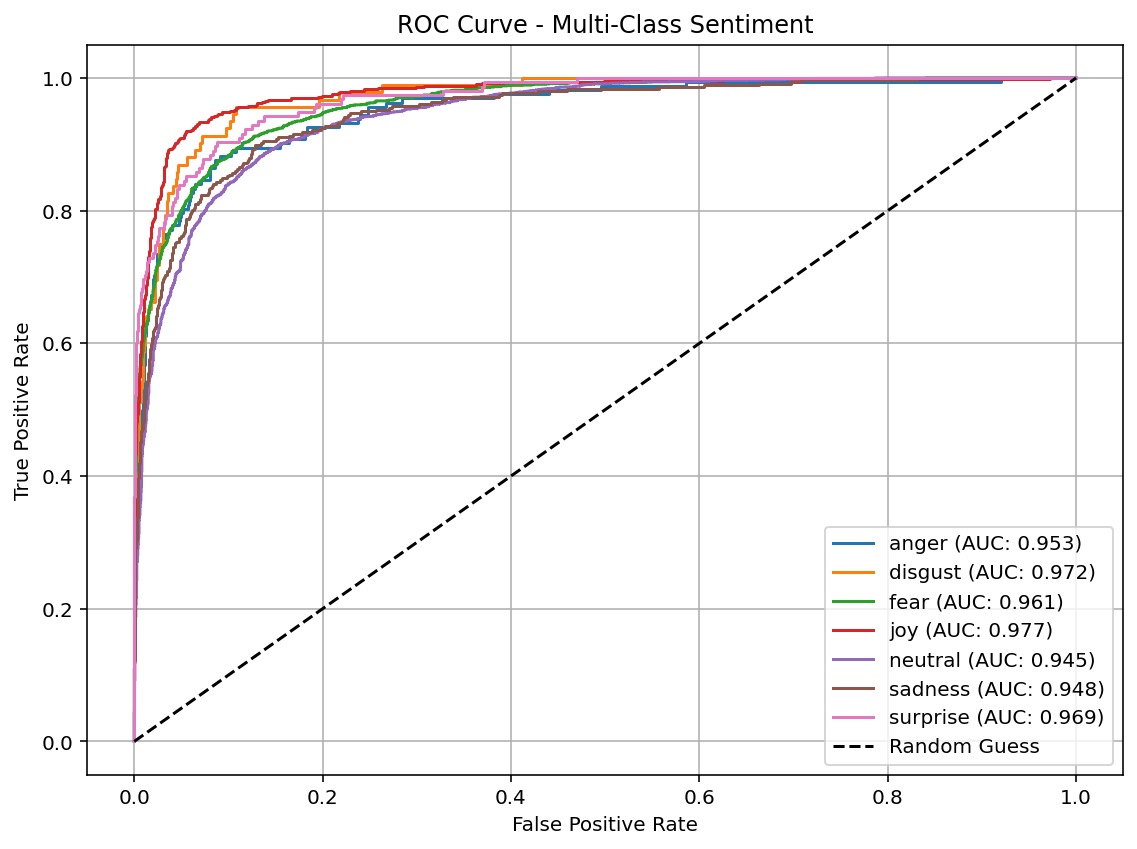

This chart was generated by the following Python code:
import pandas as pd
import torch
import numpy as np
from sklearn.model_selection import train_test_split
from sklearn.preprocessing import LabelEncoder, label_binarize
from sklearn.metrics import roc_auc_score, roc_curve
from transformers import AutoTokenizer, AutoModelForSequenceClassification
from datasets import Dataset
import matplotlib.pyplot as plt
from torch.nn.functional import softmax

# MODELİ YÜKLE
model_path = "./roberta_sentiment_final_model"  # sentiment modeli ise bunu kullan
model = AutoModelForSequenceClassification.from_pretrained(model_path)
tokenizer = AutoTokenizer.from_pretrained(model_path)
model = model.to("cuda" if torch.cuda.is_available() else "cpu")
model.eval()

# VERİYİ YÜKLE
df = pd.read_excel("../MonkeyPox.xlsx")
df = df[['Translated Post Description', 'Sentiment']].dropna()
df['Translated Post Description'] = df['Translated Post Description'].apply(lambda x: " ".join(str(x).split()[:250]))
df['Sentiment'] = df['Sentiment'].str.lower().str.strip()

# LABEL ENCODE
le = LabelEncoder()
df['label'] = le.fit_transform(df['Sentiment'])

# TEST VERİSİ
X_train, X_test, y_train, y_test = train_test_split(
    df['Translated Post Description'],
    df['label'],
    test_size=0.1,
    stratify=df['label'],
    random_state=42
)

# TOKENİZASYON
test_ds = Dataset.from_dict({"text": X_test.tolist(), "label": y_test.tolist()})
test_ds = test_ds.map(lambda x: tokenizer(x['text'], padding="max_length", truncation=True, max_length=512), batched=True)

# MODEL İLE TAHMİN
all_logits = []
model.eval()
with torch.no_grad():
    for i in range(0, len(test_ds), 16):
        batch = test_ds[i:i+16]
        inputs = {
            'input_ids': torch.tensor(batch['input_ids']).to(model.device),
            'attention_mask': torch.tensor(batch['attention_mask']).to(model.device)
        }
        outputs = model(**inputs)
        all_logits.append(outputs.logits.cpu().numpy())

# SONUÇLARI HAZIRLA
all_logits = np.concatenate(all_logits, axis=0)
probs = softmax(torch.tensor(all_logits), dim=1).numpy()
num_labels = model.config.num_labels

# ROC AUC
if num_labels == 2:
    auc = roc_auc_score(y_test, probs[:, 1])
    fpr, tpr, _ = roc_curve(y_test, probs[:, 1])
    plt.figure(figsize=(7, 6))
    plt.plot(fpr, tpr, label=f"ROC AUC = {auc:.4f}", linewidth=2)
    plt.plot([0, 1], [0, 1], linestyle="--", color="gray", label="Random Guess")
    plt.xlabel("False Positive Rate")
    plt.ylabel("True Positive Rate")
    plt.title("ROC Curve - Binary")
    plt.legend()
    plt.grid(True)
    plt.tight_layout()
    plt.show()

else:
    y_test_binarized = label_binarize(y_test, classes=np.arange(num_labels))
    auc = roc_auc_score(y_test_binarized, probs, multi_class="ovo", average="macro")

    plt.figure(figsize=(8, 6))
    for i in range(num_labels):
        fpr, tpr, _ = roc_curve(y_test_binarized[:, i], probs[:, i])
        plt.plot(fpr, tpr, label=f"{le.classes_[i]} (AUC: {roc_auc_score(y_test_binarized[:, i], probs[:, i]):.3f})")
    plt.plot([0, 1], [0, 1], 'k--', label="Random Guess")
    plt.xlabel("False Positive Rate")
    plt.ylabel("True Positive Rate")
    plt.title("ROC Curve - Multi-Class Sentiment")
    plt.legend()
    plt.grid(True)
    plt.tight_layout()
    plt.show()

print(f"\n✅ ROC AUC Skoru (macro average): {auc:.4f}")
